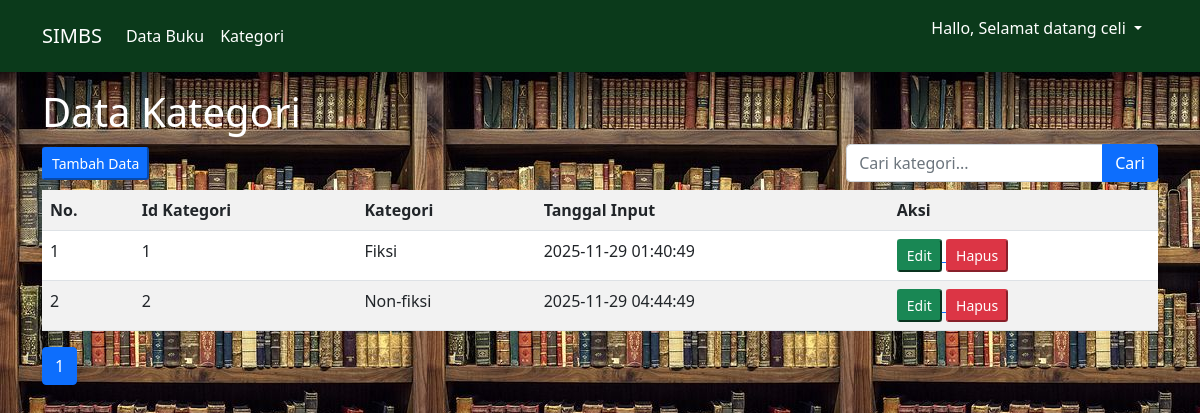
The page /index2.php (signed in) on the database its author committed.
### tables this page shows
CREATE TABLE `kategori` (
  `id_kategori` int(11) NOT NULL,
  `kategori` varchar(255) NOT NULL,
  `tgl_input` timestamp NOT NULL DEFAULT current_timestamp() ON UPDATE current_timestamp()
);

### function2.php (called while the page is built, shortened)
<?php
$conn = mysqli_connect("localhost", "root", "", "simbs");
function query($query){
    global $conn;
    $result = mysqli_query($conn, $query);
    $rows = [];
    while( $row = mysqli_fetch_assoc($result) ) {
        $rows[] = $row;
    }
    return $rows;
}
?>

### index2.php (the view, shortened to what this page needs)
<?php
    require("function2.php");
    $jumlahDataPerHalaman = 4;
    $jumlahData = count(query("SELECT * FROM kategori"));
    $jumlahHalaman = ceil($jumlahData / $jumlahDataPerHalaman);
    $halamanAktif = ( isset($_GET["halaman"]) ) ? $_GET["halaman"] : 1;
    $awalData = ( $jumlahDataPerHalaman * $halamanAktif ) - $jumlahDataPerHalaman;
    if(isset($_POST['tombol_search'])) {
    $kategori = search_data($_POST['keyword']);
    } else {
        $kategori = query("SELECT * FROM kategori LIMIT $awalData, $jumlahDataPerHalaman");
    }
?>
<!DOCTYPE html>
<html lang="en">
<head>
    <link href="https://cdn.jsdelivr.net/npm/bootstrap@5.0.2/dist/css/bootstrap.min.css" rel="stylesheet">
    <link rel="stylesheet" href="style.css">
</head>
<body>
    <nav class="navbar navbar-expand-lg navbar-light white" style="background-color: #0b3a1bff">
        <div class="container">
            <a class="navbar-brand text-white" href="#">SIMBS</a>
            <div class="collapse navbar-collapse" id="navbarSupportedContent">
            <ul class="navbar-nav me-auto mb-2 mb-lg-0">
                <li class="nav-item">
                <a class="nav-link active text-white" aria-current="page" href="index.php">Data Buku</a>
                </li>
                <li class="nav-item">
                <a class="nav-link text-white" href="index2.php">Kategori</a>
                </li>
            </ul>
            <ul>
                <li class="nav-item dropdown">
                <a class="nav-link dropdown-toggle text-white nav-end" href="#" role="button" data-bs-toggle="dropdown" aria-expanded="false">
                        Hallo, Selamat datang <?= $_SESSION['username'] ?>
                </a>
            </ul>
            </div>
        </div>
    </nav>
    <section class="p-3">
        <div class="container text-white" style="background-color">
            <h1>Data Kategori</h1>
            <div class="d-flex justify-content-between align-items-center">
                <a href="tambah_data2.php">
                    <button class="mb-2 btn-sm btn-primary">Tambah Data</button>
                </a>
                <form class="mb-2" action="" method="POST">
                    <div class="input-group">
                        <input type="text" class="form-control" name="keyword" placeholder="Cari kategori..." autocomplete="off">
                        <button class="btn btn-primary" type="submit" name="tombol_search">
                            <i class="bi bi-search"></i> Cari
                        </button>
                    </div>
                </form>
            </div>
            <table class="table table-striped table-hover">
                <tr>
                    <th>No.</th>
                    <th>Id Kategori</th>
                    <th>Kategori</th>
                    <th>Tanggal Input</th>
                    <th>Aksi</th>
                </tr>
                <?php $no=1 ?>
                <?php foreach($kategori as $data): ?>
                <tr>
                    <td> <?= $no ?> </td>
                    <td> <?= $data['id_kategori'] ?> </td>
                    <td> <?= $data['kategori'] ?> </td>
                    <td> <?= $data['tgl_input'] ?> </td>
                    <td>
                        <a href="ubah_data2.php?id_kategori=<?= $data['id_kategori'] ?>">
                            <button class="btn-sm btn-success">Edit</button>
                        </a>
                        <a href="hapus_data2.php?id_kategori=<?= $data['id_kategori'] ?>">
                            <button class="btn-sm btn-danger">Hapus</button>
                        </a>
                    </td>
                </tr>
                <?php $no++; ?>
                <?php endforeach; ?>
            </table>
            <nav aria-label="Page navigation example">
                <ul class="pagination">
                    <?php for ($i = 1; $i <= $jumlahHalaman; $i++) : ?>
                        <?php if ($i == $halamanAktif) : ?>
                            <li class="page-item active">
                                <a class="page-link" href="?halaman=<?= $i; ?>"><?= $i; ?></a>
                            </li>
                        <?php else : ?>
                            <li class="page-item">
                                <a class="page-link" href="?halaman=<?= $i; ?>"><?= $i; ?></a>
                            </li>
                        <?php endif; ?>
                    <?php endfor; ?>
                </ul>
            </nav>
        </div>
    </section>
</body>
</html>

### style.css (style rules this page uses)
body { background-image: url(img/bag-books.jpg); }
.navbar ul { list-style: none; }
.table { background-color: white; }

### rows shown on the page
kategori: id_kategori "1", kategori "Fiksi", tgl_input "2025-11-29 01:40:49"
kategori: id_kategori "2", kategori "Non-fiksi", tgl_input "2025-11-29 04:44:49"

### other values the page prints
$_SESSION['username'] "celi"
